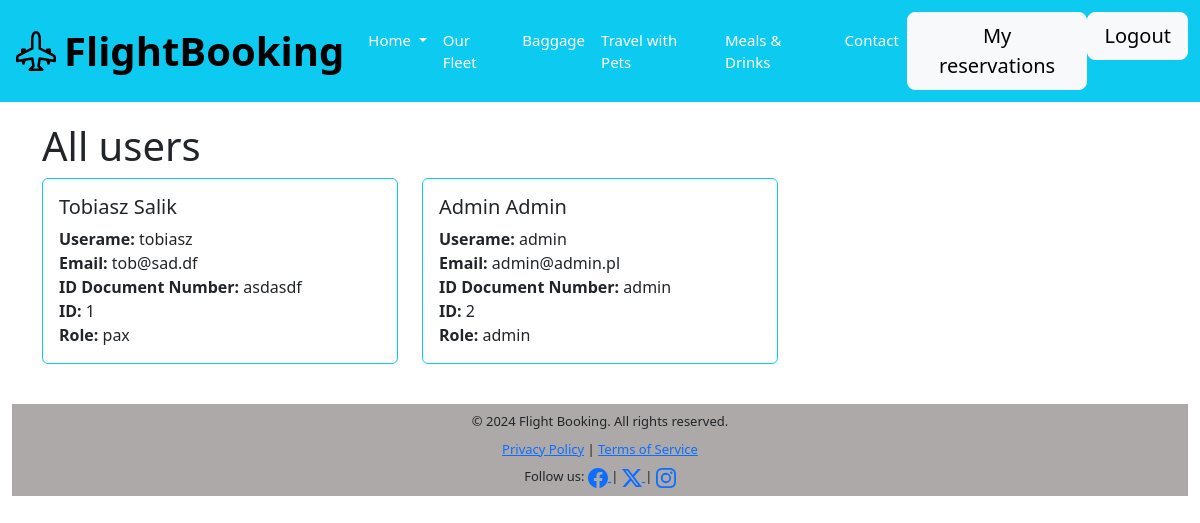
/admin/users (signed in), run on the app's committed database.
### models.py (models this page shows)
class User(UserMixin, db.Model):
    id = db.Column(db.Integer, primary_key=True)
    name = db.Column(db.String(150), nullable=False)
    surname = db.Column(db.String(150), nullable=False)
    username = db.Column(db.String(150), unique=True, nullable=False)
    email = db.Column(db.String(150), unique=True, nullable=False)
    password = db.Column(db.String(150), nullable=False)
    numberOfId = db.Column(db.String(150), unique=True, nullable=False)  # numer dokumentu tożsamości
    role = db.Column(db.String(50), nullable=False, default='pax')
    reservations = db.relationship('Reservation', backref='pax', lazy=True)  # pax = pasażer

### blueprints/admin.py (the view)
@admin.route('/users')
@role_required('admin')
def users():
    users = User.query.all()
    return render_template('admin/users.html', users=users)

### app.py (called while the page is built)
@login_manager.user_loader
def load_user(user_id):
    return User.query.get(int(user_id))

### templates/admin/users.html
{% extends "base.html" %}
{% block main %}
<div class="container">
    <h1>All users</h1>
    <div class="row">
        {% for user in users %}
        <div class="col-md-4 mb-4">
            <div class="card border-info mb-3">
                <div class="card-body">
                    <h5 class="card-title">{{ user.name }} {{ user.surname }}</h5>
                    <p class="card-text">
                        <strong>Userame:</strong> {{ user.username }}<br>
                        <strong>Email:</strong> {{ user.email }}<br>
                        <strong>ID Document Number:</strong> {{ user.numberOfId }}<br>
                        <strong>ID:</strong> {{ user.id }}<br>
                        <strong>Role:</strong> {{ user.role }}<br>
                    </p>
                </div>
            </div>
        </div>
        {% endfor %}
    </div>
</div>
{% endblock %}

### static/style.css (style rules this page uses)
body { margin: 0; padding: 0; width: 100%; height: 100%; font-family: Arial, sans-serif; }
.mb-4 { margin-bottom: 20px; }

### data on the page
User: name "Tobiasz", surname "Salik", username "tobiasz", email "tob@sad.df", numberOfId "asdasdf", id "1", role "pax"
User: name "Admin", surname "Admin", username "admin", email "admin@admin.pl", numberOfId "admin", id "2", role "admin"
